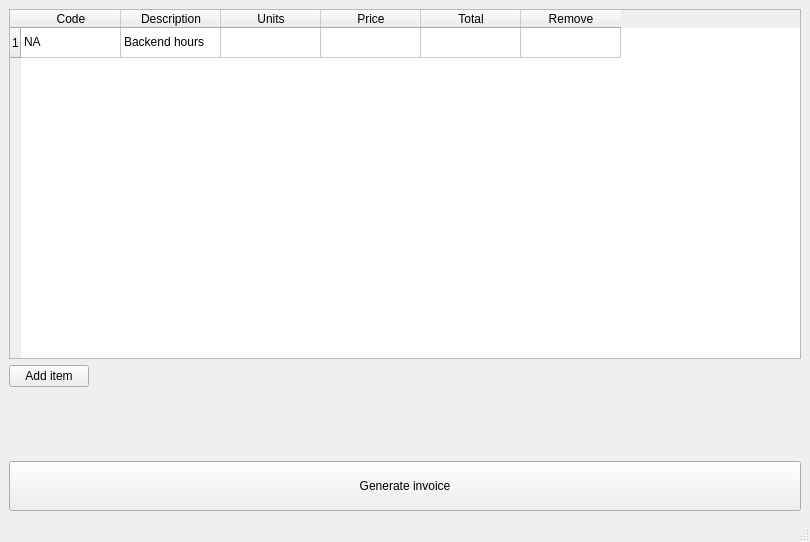
<?xml version="1.0" encoding="UTF-8"?>
<ui version="4.0">
 <class>mainWindow</class>
 <widget class="QMainWindow" name="mainWindow">
  <property name="geometry">
   <rect>
    <x>0</x>
    <y>0</y>
    <width>800</width>
    <height>542</height>
   </rect>
  </property>
  <property name="windowTitle">
   <string>Skilld invoice</string>
  </property>
  <widget class="QWidget" name="centralwidget">
   <layout class="QGridLayout" name="gridLayout_2">
    <item row="2" column="0" alignment="Qt::AlignBottom">
     <widget class="QPushButton" name="btnInvoiceGenerate">
      <property name="minimumSize">
       <size>
        <width>228</width>
        <height>50</height>
       </size>
      </property>
      <property name="text">
       <string>Generate invoice</string>
      </property>
     </widget>
    </item>
    <item row="0" column="0">
     <widget class="QTableWidget" name="tableWidget">
      <property name="minimumSize">
       <size>
        <width>792</width>
        <height>350</height>
       </size>
      </property>
      <property name="maximumSize">
       <size>
        <width>16777215</width>
        <height>350</height>
       </size>
      </property>
      <property name="sizeIncrement">
       <size>
        <width>0</width>
        <height>0</height>
       </size>
      </property>
      <property name="dragEnabled">
       <bool>true</bool>
      </property>
      <property name="sortingEnabled">
       <bool>true</bool>
      </property>
      <property name="rowCount">
       <number>1</number>
      </property>
      <row>
       <property name="text">
        <string>1</string>
       </property>
      </row>
      <column>
       <property name="text">
        <string>Code</string>
       </property>
      </column>
      <column>
       <property name="text">
        <string>Description</string>
       </property>
      </column>
      <column>
       <property name="text">
        <string>Units</string>
       </property>
      </column>
      <column>
       <property name="text">
        <string>Price</string>
       </property>
      </column>
      <column>
       <property name="text">
        <string>Total</string>
       </property>
      </column>
      <column>
       <property name="text">
        <string>Remove</string>
       </property>
      </column>
      <item row="0" column="0">
       <property name="text">
        <string>NA</string>
       </property>
      </item>
      <item row="0" column="1">
       <property name="text">
        <string>Backend hours</string>
       </property>
      </item>
      <item row="0" column="5">
       <property name="text">
        <string/>
       </property>
      </item>
     </widget>
    </item>
    <item row="1" column="0">
     <layout class="QGridLayout" name="gridOpts">
      <item row="0" column="0" alignment="Qt::AlignLeft">
       <widget class="QPushButton" name="btnInvoiceAddItem">
        <property name="text">
         <string>Add item</string>
        </property>
       </widget>
      </item>
     </layout>
    </item>
   </layout>
  </widget>
  <widget class="QMenuBar" name="menubar">
   <property name="geometry">
    <rect>
     <x>0</x>
     <y>0</y>
     <width>800</width>
     <height>20</height>
    </rect>
   </property>
  </widget>
  <widget class="QStatusBar" name="statusbar"/>
 </widget>
 <resources/>
 <connections/>
</ui>
